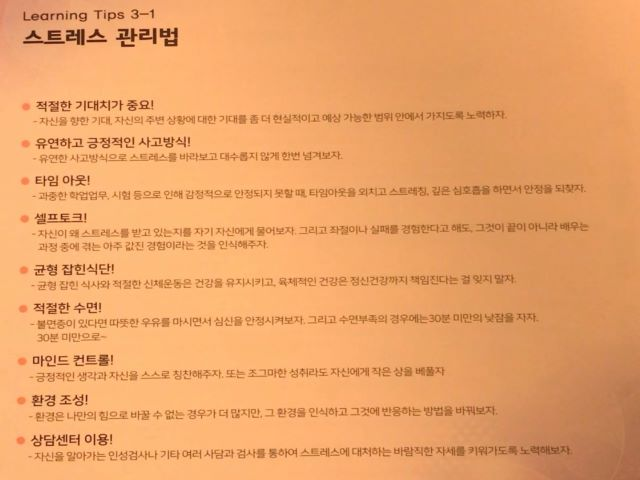
//> input picture 강의9/Assignment9/adaptive_1.jpg, 640 x 480 px
$ ./Assignment9_21600057   (built with g++ and OpenCV 4)
//> lines starting //> are read from the running program, lines starting //| are printed output that depends on the picture; after the words box and inside, x2 and y2 are one past the last pixel; in counts of white or black regions, pixels touching at a corner belong together
// 21600057_Assignment9
#include "cv.hpp"
#include <iostream>

using namespace std;
using namespace cv;

int main()
{
	Mat ori_finger, ori_adaptive_1, ori_adaptive; //src
	Mat finger_print, adaptive_1, adaptive; //dst

	ori_finger = imread("Finger.png", IMREAD_GRAYSCALE);
//> Finger.png cannot be read in this run, so this picture is empty
	ori_adaptive_1 = imread("adaptive_1.jpg", IMREAD_GRAYSCALE);
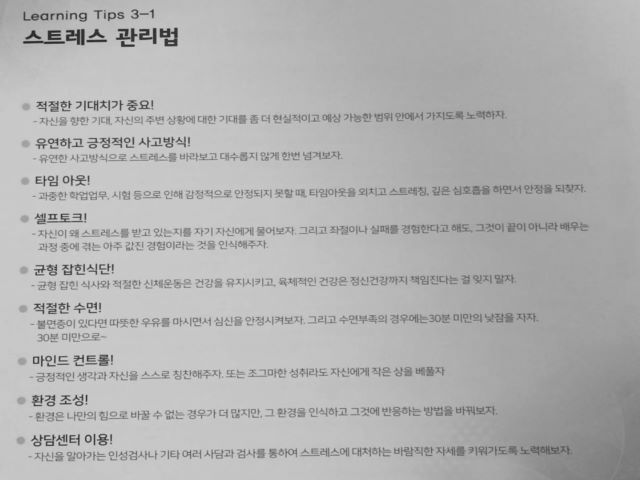
//> ori_adaptive_1: 480 rows x 640 cols, CV_8UC1; min 24, max 224, mean 178
	ori_adaptive = imread("adaptive.png", IMREAD_GRAYSCALE);
//> adaptive.png cannot be read in this run, so this picture is empty

//	imshow("ori_finger", ori_finger);
//	imshow("ori_adaptive_1", ori_adaptive_1);
//	imshow("ori_adaptive", ori_adaptive);

	threshold(ori_finger, finger_print, 180, 255, THRESH_BINARY);
	adaptiveThreshold(ori_adaptive_1, adaptive_1, 255, ADAPTIVE_THRESH_MEAN_C, THRESH_BINARY, 85, 15);
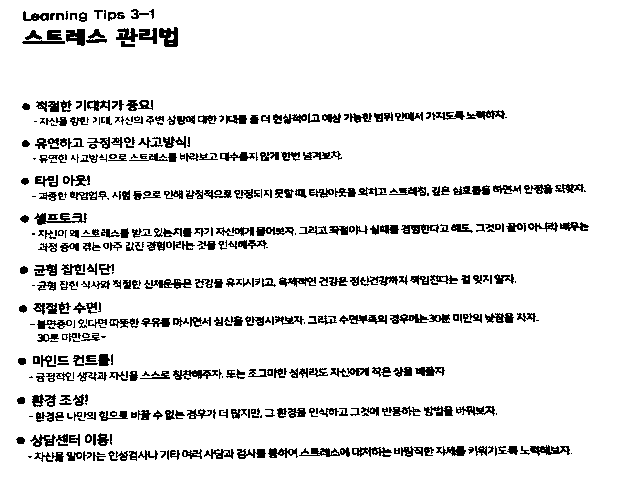
//> adaptive_1: 480 rows x 640 cols, CV_8UC1; 90.9% white; black in thin lines or dots, all inside (x1, y1, x2, y2) = (16, 9, 589, 462)
//> (the run ends here: the program stops with an error, at `adaptiveThreshold(ori_adaptive, adaptive, 255, ADAPTIVE_THRESH_GAUSSIA..`)
